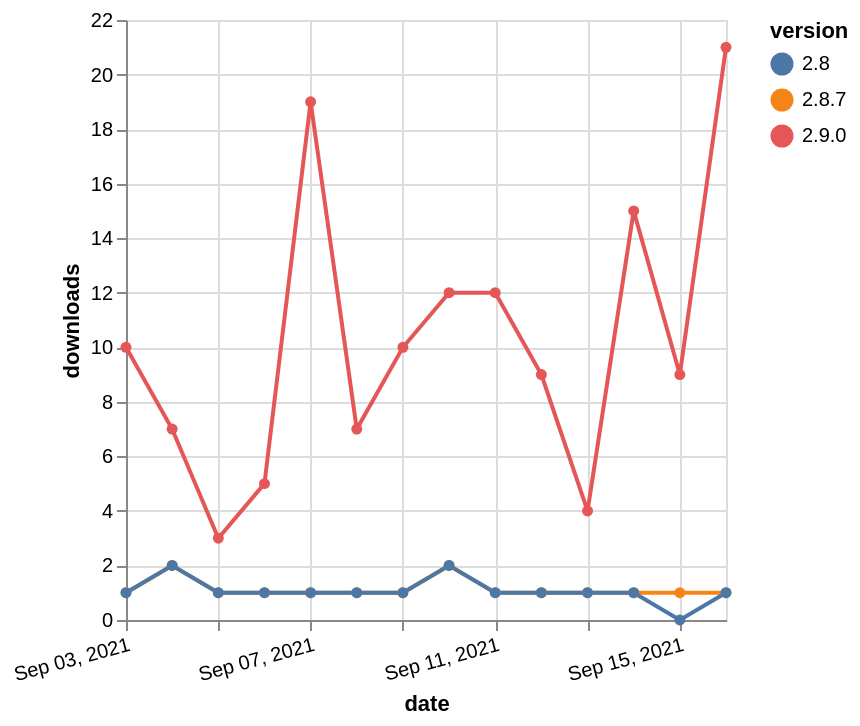

Write a Vega-Lite specification for this figure.
### Vega-Lite specification from a JSON file in a GitHub repository (floating-point values rounded to 4 significant figures)
{"$schema": "https://vega.github.io/schema/vega-lite/v5.json", "description": "A simple bar chart with embedded data.", "data": {"values": [{"date": "2021-09-03", "total": 580, "delta": 1, "version": "2.8.7"}, {"date": "2021-09-04", "total": 582, "delta": 2, "version": "2.8.7"}, {"date": "2021-09-05", "total": 583, "delta": 1, "version": "2.8.7"}, {"date": "2021-09-06", "total": 584, "delta": 1, "version": "2.8.7"}, {"date": "2021-09-07", "total": 585, "delta": 1, "version": "2.8.7"}, {"date": "2021-09-08", "total": 586, "delta": 1, "version": "2.8.7"}, {"date": "2021-09-09", "total": 587, "delta": 1, "version": "2.8.7"}, {"date": "2021-09-10", "total": 589, "delta": 2, "version": "2.8.7"}, {"date": "2021-09-11", "total": 590, "delta": 1, "version": "2.8.7"}, {"date": "2021-09-12", "total": 591, "delta": 1, "version": "2.8.7"}, {"date": "2021-09-13", "total": 592, "delta": 1, "version": "2.8.7"}, {"date": "2021-09-14", "total": 593, "delta": 1, "version": "2.8.7"}, {"date": "2021-09-15", "total": 594, "delta": 1, "version": "2.8.7"}, {"date": "2021-09-16", "total": 595, "delta": 1, "version": "2.8.7"}, {"date": "2021-09-03", "total": 2955, "delta": 10, "version": "2.9.0"}, {"date": "2021-09-04", "total": 2962, "delta": 7, "version": "2.9.0"}, {"date": "2021-09-05", "total": 2965, "delta": 3, "version": "2.9.0"}, {"date": "2021-09-06", "total": 2970, "delta": 5, "version": "2.9.0"}, {"date": "2021-09-07", "total": 2989, "delta": 19, "version": "2.9.0"}, {"date": "2021-09-08", "total": 2996, "delta": 7, "version": "2.9.0"}, {"date": "2021-09-09", "total": 3006, "delta": 10, "version": "2.9.0"}, {"date": "2021-09-10", "total": 3018, "delta": 12, "version": "2.9.0"}, {"date": "2021-09-11", "total": 3030, "delta": 12, "version": "2.9.0"}, {"date": "2021-09-12", "total": 3039, "delta": 9, "version": "2.9.0"}, {"date": "2021-09-13", "total": 3043, "delta": 4, "version": "2.9.0"}, {"date": "2021-09-14", "total": 3058, "delta": 15, "version": "2.9.0"}, {"date": "2021-09-15", "total": 3067, "delta": 9, "version": "2.9.0"}, {"date": "2021-09-16", "total": 3088, "delta": 21, "version": "2.9.0"}, {"date": "2021-09-03", "total": 756, "delta": 1, "version": "2.8"}, {"date": "2021-09-04", "total": 758, "delta": 2, "version": "2.8"}, {"date": "2021-09-05", "total": 759, "delta": 1, "version": "2.8"}, {"date": "2021-09-06", "total": 760, "delta": 1, "version": "2.8"}, {"date": "2021-09-07", "total": 761, "delta": 1, "version": "2.8"}, {"date": "2021-09-08", "total": 762, "delta": 1, "version": "2.8"}, {"date": "2021-09-09", "total": 763, "delta": 1, "version": "2.8"}, {"date": "2021-09-10", "total": 765, "delta": 2, "version": "2.8"}, {"date": "2021-09-11", "total": 766, "delta": 1, "version": "2.8"}, {"date": "2021-09-12", "total": 767, "delta": 1, "version": "2.8"}, {"date": "2021-09-13", "total": 768, "delta": 1, "version": "2.8"}, {"date": "2021-09-14", "total": 769, "delta": 1, "version": "2.8"}, {"date": "2021-09-15", "total": 769, "delta": 0, "version": "2.8"}, {"date": "2021-09-16", "total": 770, "delta": 1, "version": "2.8"}]}, "width": "container", "mark": {"type": "line", "point": {"filled": true}}, "encoding": {"x": {"field": "date", "type": "temporal", "timeUnit": "yearmonthdate", "title": "date", "axis": {"labelAngle": -15}}, "y": {"field": "delta", "type": "quantitative", "title": "downloads"}, "color": {"field": "version", "type": "nominal"}, "tooltip": {"field": "delta"}}}
